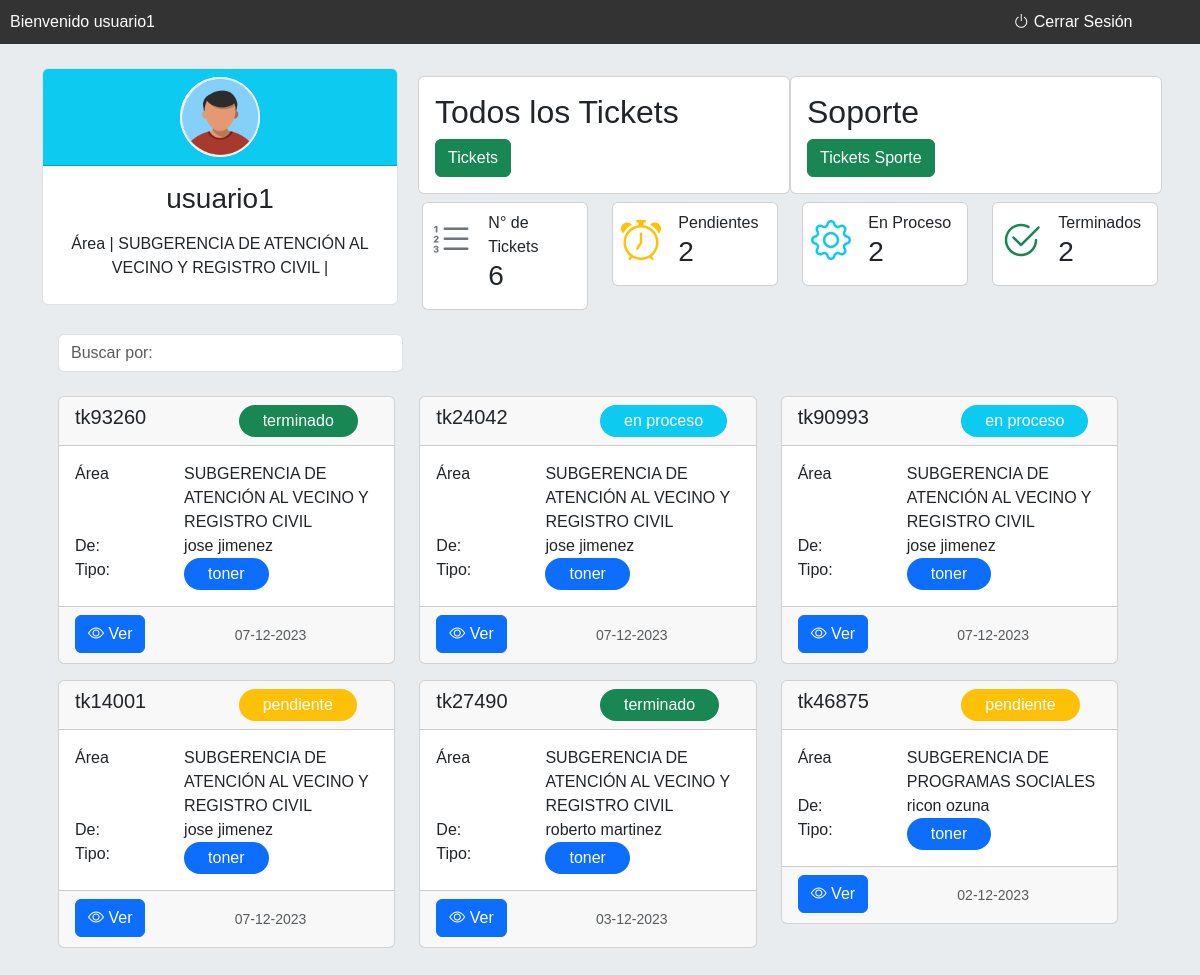
The app's page /pagina_soporte_old/tickets_toner.php (signed in) with its own data.
### tables this page shows
CREATE TABLE `area` (
  `id_area` int(11) NOT NULL,
  `descripcion` varchar(250) NOT NULL,
  `fecha_registro` date NOT NULL
);

CREATE TABLE `tickets` (
  `id_ticket` int(11) NOT NULL,
  `numero_ticket` varchar(250) NOT NULL,
  `id_usuario` int(50) NOT NULL,
  `nombre_solicitante` varchar(250) NOT NULL,
  `tipo_ticket` varchar(250) NOT NULL,
  `detalle_ticket` varchar(250) NOT NULL,
  `id_impresora` int(50) NOT NULL,
  `estado_ticket` varchar(250) NOT NULL,
  `fecha_ticket` datetime NOT NULL,
  `id_usuario_soporte` int(11) NOT NULL,
  `nombre_usuario_soporte` varchar(250) NOT NULL,
  `fecha_revision_soporte` datetime NOT NULL
);

### pagina_soporte_old/tickets_toner.php (the view, shortened to what this page needs)
<?php
$nombre_usuario = $_SESSION['nombre_usu'];
include ('../conexion/conexion.php');
$id_area = $_SESSION['id_area'];
$sqlArea = "SELECT id_area,descripcion FROM area WHERE id_area=$id_area";
$resultArea = $conn->query($sqlArea);
if ($rowArea = $resultArea->fetch_assoc()) {
 $areaUsuario = $rowArea['descripcion'] ;
}
$sql = "SELECT COUNT(*) AS num_tickets FROM tickets WHERE tipo_ticket = 'toner' ";
$result = $conn->query($sql);
if ($result) {
    $row = $result->fetch_assoc();
    $numTickets = $row['num_tickets'];
} else {
    echo "Error al realizar la consulta: " . $conn->error;
}
$sqlPendientes = "SELECT COUNT(*) AS num_tickets_pendientes FROM tickets WHERE estado_ticket = 'pendiente' and tipo_ticket = 'toner' ";
$resultPendientes = $conn->query($sqlPendientes);
$sqlEnProceso = "SELECT COUNT(*) AS num_tickets_en_proceso FROM tickets WHERE estado_ticket = 'en proceso' and tipo_ticket = 'toner' ";
$resultEnProceso = $conn->query($sqlEnProceso);
$sqlTerminados = "SELECT COUNT(*) AS num_tickets_terminados FROM tickets WHERE estado_ticket = 'terminado' and tipo_ticket = 'toner' ";
$resultTerminados = $conn->query($sqlTerminados);
if ($resultPendientes && $resultEnProceso && $resultTerminados) {
    $rowPendientes = $resultPendientes->fetch_assoc();
    $numTicketsPendientes = $rowPendientes['num_tickets_pendientes'];
    $rowEnProceso = $resultEnProceso->fetch_assoc();
    $numTicketsEnProceso = $rowEnProceso['num_tickets_en_proceso'];
    $rowTerminados = $resultTerminados->fetch_assoc();
    $numTicketsTerminados = $rowTerminados['num_tickets_terminados'];
} else {
    echo "Error al realizar las consultas: " . $conn->error;
}
?>
<!DOCTYPE html>
<html lang="en">
<head>
    <link href="https://cdn.jsdelivr.net/npm/bootstrap@5.3.2/dist/css/bootstrap.min.css" rel="stylesheet">
    <link rel="stylesheet" href="https://cdn.jsdelivr.net/npm/bootstrap-icons@1.11.2/font/bootstrap-icons.min.css">
</head>
<body class="bg-body-secondary">
<div class="seccion-menu">
    <div class="row">
        <div class="col-lg-10 col-md-10 col-sm-6 col-6">
            Bienvenido <?php echo $nombre_usuario; ?>
        </div>
        <div class="col-lg-2 col-md-2 col-sm-6 col-6">
            <a type="button" class="cerrar-sesion" data-bs-toggle="modal" data-bs-target="#ModalCerrarsesion">
            <i class="bi bi-power"></i> Cerrar Sesión
            </a>
        </div>
    </div>
</div>
<div class="container ">
    <div class="row pt-4">
        <div class="col-md-4 col-sm-12">
            <div class="card border">
                <div class="card-header bg-info text-center">
                    <div class="rounded-circle overflow-hidden mx-auto" style="width: 80px; height: 80px; background-color: white;">
                        <img src="../images/user-image.png" alt="Imagen del usuario" class="w-100 h-100 object-fit-cover">
                    </div>
                </div>
                <div class="card-body">
                    <div class="row">
                        <h3 class="text-center"><?php echo $nombre_usuario ?></h3>
                    </div>
                    <div class="row pt-2 pb-2">
                        <label class="text-center"><?php echo 'Área | ' . $areaUsuario ?> | </label>
                    </div>
                </div>
            </div>
        </div>
        <div class="col-md-8 col-sm-12">
                <div class="row px-2 pt-2">
                    <div class="col-6 p-3 card ">
                        <div class="row">
                            <h2>Todos los Tickets</h2>
                        </div>
                        <div class="row">
                            <div class="col-12">
                                <a href="./inicio.php" class="btn btn-success">Tickets </a>
                            </div>
                        </div>
                    </div>
                    <div class="col-6 p-3 card">
                        <div class="row">
                        <h2>Soporte</h2>
                        </div>
                        <div class="row">
                            <div class="col-12">
                            <a href="./tickets_soporte.php" class="btn btn-success">Tickets Sporte</a>
                            </div>
                        </div>
                    </div>
                </div>
                <div class="row pt-2">
                    <div class="col-6 col-sm-6 col-md-6 col-lg-3">
                        <div class="card p-2">
                            <div class="row">
                                <div class="col-4 text-secondary">
                                    <i class="bi bi-list-ol" style="font-size: 2.5rem;"></i>
                                </div>
                                <div class="col-8">
                                    N° de Tickets
                                    <h3><?php echo $numTickets; ?></h3>
                                </div>
                            </div>
                        </div>
                    </div>
                    <div class="col-6 col-sm-6 col-md-6 col-lg-3">
                        <div class="card p-2">
                            <div class="row">
                                <div class="col-4 text-warning">
                                 <i class="bi bi-alarm" style="font-size: 2.5rem;"></i>
                                </div>
                                <div class="col-8">
                                    Pendientes
                                    <h3><?php echo $numTicketsPendientes ;?></h3>
                                </div>
                            </div>
                        </div>
                    </div>
                    <div class="col-6 col-sm-6 col-md-6 col-lg-3">
                        <div class="card p-2">
                            <div class="row">
                                <div class="col-4 text-info">
                                    <i class="bi bi-gear" style="font-size: 2.5rem;"></i>
                                </div>
                                <div class="col-8">
                                    En Proceso
                                    <h3><?php echo $numTicketsEnProceso ;?></h3>
                                </div>
                            </div>
                        </div>
                    </div>
                    <div class="col-6 col-sm-6 col-md-6 col-lg-3">
                        <div class="card p-2">
                            <div class="row">
                                <div class="col-4 text-success">
                                    <i class="bi bi-check2-circle" style="font-size: 2.5rem;"></i>
                                </div>
                                <div class="col-8">
                                    Terminados
                                    <h3><?php echo $numTicketsTerminados ;?></h3>
                                </div>
                            </div>
                        </div>
                    </div>
                </div>
        </div>
    </div>
    <div class="seccion_soporte row pt-2 p-3">
            <div class="container">
                <div class="row pt-3">
                    <div class="col-md-4 col-sm-12">
                        <form action="#" method="get">
                            <div class="">
                                <input class="form-control" id="system-search" name="q" placeholder="Buscar por: " required>
                                <span class="input-group-btn">
                                    <button type="submit" class="btn btn-default"><i class="glyphicon glyphicon-search"></i></button>
                                </span>
                            </div>
                        </form>
                    </div>
                </div>
            </div>
    <?php
        $tipo = 'toner';
        $stm = $conn->prepare("SELECT id_ticket, numero_ticket, id_usuario, nombre_solicitante, tipo_ticket, detalle_ticket,id_impresora, estado_ticket, fecha_ticket FROM tickets WHERE tipo_ticket = ? ORDER BY fecha_ticket DESC");
        $stm->bind_param("s", $tipo);
        $stm->execute();
        $resultado = $stm->get_result();
        ?>
        <div class="row">
            <?php while ($row = $resultado->fetch_assoc()) : ?>
                <?php
                $idUsuario = $row['id_usuario'];
                    $stm = $conn->prepare("SELECT id_area FROM usuarios WHERE id_usuario = ?");
                    $stm->bind_param("s", $idUsuario);
                    $stm->execute();
                    $result = $stm->get_result();
                    if ($result->num_rows > 0) {
                        $rowUsuario = $result->fetch_assoc();
                        $id_areaUsuario = $rowUsuario['id_area'];
                            $sqlAreaU = "SELECT id_area,descripcion FROM area WHERE id_area=$id_areaUsuario";
                            $resultAreaU = $conn->query($sqlAreaU);
                            if ($rowAreaU = $resultAreaU->fetch_assoc()) {
                            $areaUsuarioU = $rowAreaU['descripcion'] ;
                            }
                    } else {
                    }
                ?>
                <div class="col-lg-4 col-md-6 col-sm-12 mb-3">
                    <div class="card ">
                        <div class="card-header">
                            <div class="row">
                                <div class="col-6">
                                    <h5 class="card-title"><?php echo $row['numero_ticket']; ?></h5>
                                </div>
                                <div class="col-6">
                                    <?php
                                    if($row['estado_ticket'] == 'pendiente'){
                                        echo '<label for="" class="bg-warning px-4 py-1 rounded-pill text-white">'. $row['estado_ticket'] . '</label>';
                                    }
                                    elseif($row['estado_ticket'] == 'en proceso'){
                                        echo '<label for="" class="bg-info px-4 py-1 rounded-pill text-white">'. $row['estado_ticket'] . '</label>';
                                    }
                                    elseif($row['estado_ticket'] == 'terminado'){
                                        echo '<label for="" class="bg-success px-4 py-1 rounded-pill text-white">'. $row['estado_ticket'] . '</label>';
                                    }
                                    ?>
                                </div>
                            </div>
                        </div>
                        <div class="card-body">
                            <div class="row">
                            <div class="col-4">
                                    <label for="">Área </label>
                                </div>
                                <div class="col-8">
                                    <p class="card-text"><?php echo $areaUsuarioU; ?></p>
                                </div>
                                <div class="col-4">
                                    <label for="">De: </label>
                                </div>
                                <div class="col-8">
                                    <p class="card-text"><?php echo $row['nombre_solicitante']; ?></p>
                                </div>
                            </div>
                            <div class="row">
                                <div class="col-4">
                                    <label for="">Tipo: </label>
                                </div>
                                <div class="col-8">
                                    <?php
                                    if($row['tipo_ticket'] == 'soporte'){
                                        echo '<label for="" class="bg-secondary px-4 py-1 rounded-pill text-white">'. $row['tipo_ticket'] . '</label>';
                                    }
                                    elseif($row['tipo_ticket'] == 'toner'){
                                        echo '<label for="" class="bg-primary px-4 py-1 rounded-pill text-white">'. $row['tipo_ticket'] . '</label>';
                                    }
                                    ?>
                                </div>
                            </div>
                        </div>
                        <div class="card-footer">
                            <div class="row">
                                <div class="col-6 ">
                                    <button type="button" class="btn btn-primary" data-bs-toggle="modal" data-bs-target="#modalVer<?php echo $row['id_ticket']; ?>">
                                        <i class="bi bi-eye"></i> Ver
                                    </button>
                                </div>
                                <div class="col-6 p-2">
                                 <small class="text-muted"><?php echo date("d-m-Y", strtotime($row['fecha_ticket'])); ?></small>
                                </div>
                            </div>
                        </div>
                    </div>
                </div>
            <?php endwhile; ?>
        </div>
    </div>
</div>
</body>
</html>

### pagina_soporte_old/tickets_toner.php (style rules this page uses)
body { font-family: 'Poppins', sans-serif; margin: 0; padding: 0; overflow-x: hidden; background-color: #f0f0f0; }
.seccion-menu { background-color: #333; color: #fff; padding: 10px; }
.cerrar-sesion { color: #fff; text-decoration: none; }

### records on screen
area: descripcion "SUBGERENCIA DE ATENCIÓN AL VECINO Y REGISTRO CIVIL"
tickets: numero_ticket "tk93260", estado_ticket "terminado", area.descripcion "SUBGERENCIA DE ATENCIÓN AL VECINO Y REGISTRO CIVIL", nombre_solicitante "jose jimenez", tipo_ticket "toner", fecha_ticket "07-12-2023"
tickets: numero_ticket "tk24042", estado_ticket "en proceso", area.descripcion "SUBGERENCIA DE ATENCIÓN AL VECINO Y REGISTRO CIVIL", nombre_solicitante "jose jimenez", tipo_ticket "toner", fecha_ticket "07-12-2023"
tickets: numero_ticket "tk90993", estado_ticket "en proceso", area.descripcion "SUBGERENCIA DE ATENCIÓN AL VECINO Y REGISTRO CIVIL", nombre_solicitante "jose jimenez", tipo_ticket "toner", fecha_ticket "07-12-2023"
tickets: numero_ticket "tk14001", estado_ticket "pendiente", area.descripcion "SUBGERENCIA DE ATENCIÓN AL VECINO Y REGISTRO CIVIL", nombre_solicitante "jose jimenez", tipo_ticket "toner", fecha_ticket "07-12-2023"
tickets: numero_ticket "tk27490", estado_ticket "terminado", area.descripcion "SUBGERENCIA DE ATENCIÓN AL VECINO Y REGISTRO CIVIL", nombre_solicitante "roberto martinez", tipo_ticket "toner", fecha_ticket "03-12-2023"
tickets: numero_ticket "tk46875", estado_ticket "pendiente", area.descripcion "SUBGERENCIA DE PROGRAMAS SOCIALES", nombre_solicitante "ricon ozuna", tipo_ticket "toner", fecha_ticket "02-12-2023"

### other values on screen
$nombre_usuario "usuario1"
$numTickets "6"
$numTicketsPendientes "2"
$numTicketsEnProceso "2"
$numTicketsTerminados "2"
